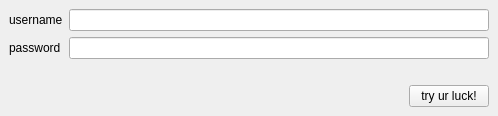
<?xml version="1.0" encoding="UTF-8"?>
<ui version="4.0">
 <class>MainWindowLogAuth</class>
 <widget class="QMainWindow" name="MainWindowLogAuth">
  <property name="geometry">
   <rect>
    <x>0</x>
    <y>0</y>
    <width>498</width>
    <height>116</height>
   </rect>
  </property>
  <property name="windowTitle">
   <string>MainWindow</string>
  </property>
  <widget class="QWidget" name="centralwidget">
   <layout class="QVBoxLayout" name="verticalLayout">
    <item>
     <layout class="QGridLayout" name="gridLayout">
      <item row="0" column="0">
       <widget class="QLabel" name="label">
        <property name="text">
         <string>username</string>
        </property>
       </widget>
      </item>
      <item row="0" column="1">
       <widget class="QLineEdit" name="lineEdit"/>
      </item>
      <item row="1" column="0">
       <widget class="QLabel" name="label_2">
        <property name="text">
         <string>password</string>
        </property>
       </widget>
      </item>
      <item row="1" column="1">
       <widget class="QLineEdit" name="lineEdit_2">
        <property name="echoMode">
         <enum>QLineEdit::Password</enum>
        </property>
       </widget>
      </item>
     </layout>
    </item>
    <item>
     <spacer name="verticalSpacer">
      <property name="orientation">
       <enum>Qt::Vertical</enum>
      </property>
      <property name="sizeHint" stdset="0">
       <size>
        <width>20</width>
        <height>40</height>
       </size>
      </property>
     </spacer>
    </item>
    <item>
     <layout class="QHBoxLayout" name="horizontalLayout_3">
      <item>
       <spacer name="horizontalSpacer">
        <property name="orientation">
         <enum>Qt::Horizontal</enum>
        </property>
        <property name="sizeHint" stdset="0">
         <size>
          <width>40</width>
          <height>20</height>
         </size>
        </property>
       </spacer>
      </item>
      <item>
       <widget class="QPushButton" name="pushButton">
        <property name="text">
         <string>try ur luck!</string>
        </property>
       </widget>
      </item>
     </layout>
    </item>
   </layout>
  </widget>
 </widget>
 <resources/>
 <connections/>
</ui>
